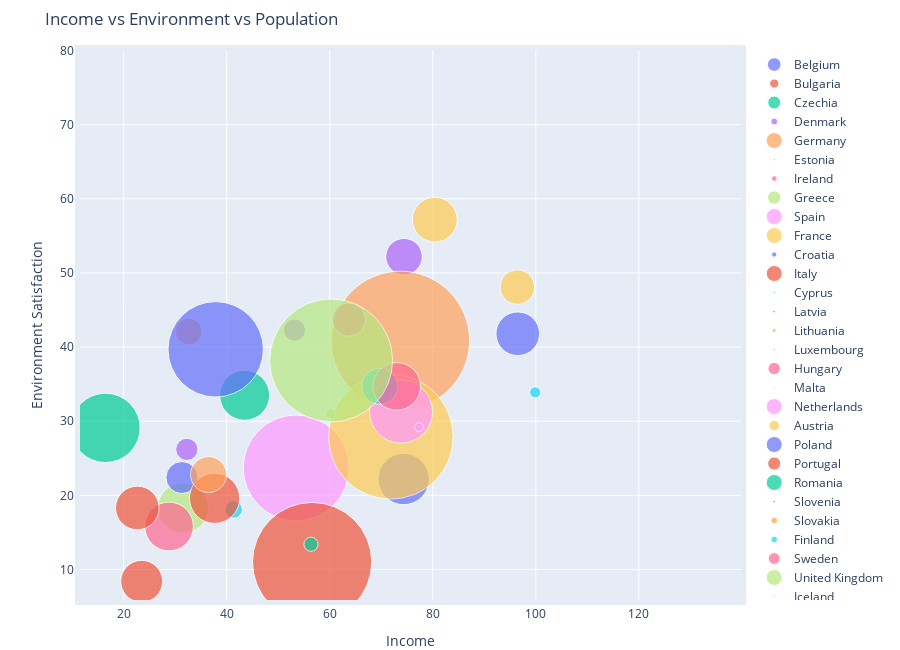

Notebook cell for this chart:
### Markdown cell above
#### Income vs Environment Satisfaction(bubble size = population)

### Code cell
import warnings
warnings.filterwarnings('ignore')


figure = bubbleplot(dataset = df, x_column='median_income', y_column='prct_env_satis_high', 
    bubble_column='country', size_column='total_pop', color_column='country',
    x_title="Income", y_title="Environment Satisfaction", title='Income vs Environment vs Population',
    x_logscale=False, scale_bubble=3, height=650)

iplot(figure, config={'scrollzoom': True})

### Figure 1 — Plotly figure (JSON) as saved in the notebook; plotly's stock layout.template omitted (floating-point values rounded to 4 significant figures)
{"data": [{"marker": {"size": [13.66], "sizemode": "area", "sizeref": 0.01037}, "mode": "markers", "name": "Belgium", "text": ["Belgium"], "type": "scatter", "x": [74.34], "y": [22.2]}, {"marker": {"size": [9.142], "sizemode": "area", "sizeref": 0.01037}, "mode": "markers", "name": "Bulgaria", "text": ["Bulgaria"], "type": "scatter", "x": [23.49], "y": [8.4]}, {"marker": {"size": [12.96], "sizemode": "area", "sizeref": 0.01037}, "mode": "markers", "name": "Czechia", "text": ["Czechia"], "type": "scatter", "x": [43.48], "y": [33.5]}, {"marker": {"size": [6.903], "sizemode": "area", "sizeref": 0.01037}, "mode": "markers", "name": "Denmark", "text": ["Denmark"], "type": "scatter", "x": [74.41], "y": [52.2]}, {"marker": {"size": [99.58], "sizemode": "area", "sizeref": 0.01037}, "mode": "markers", "name": "Germany", "text": ["Germany"], "type": "scatter", "x": [73.7], "y": [40.9]}, {"marker": {"size": [1.607], "sizemode": "area", "sizeref": 0.01037}, "mode": "markers", "name": "Estonia", "text": ["Estonia"], "type": "scatter", "x": [41.35], "y": [18.1]}, {"marker": {"size": [5.679], "sizemode": "area", "sizeref": 0.01037}, "mode": "markers", "name": "Ireland", "text": ["Ireland"], "type": "scatter", "x": [63.71], "y": [43.7]}, {"marker": {"size": [13.43], "sizemode": "area", "sizeref": 0.01037}, "mode": "markers", "name": "Greece", "text": ["Greece"], "type": "scatter", "x": [31.53], "y": [18.3]}, {"marker": {"size": [58.12], "sizemode": "area", "sizeref": 0.01037}, "mode": "markers", "name": "Spain", "text": ["Spain"], "type": "scatter", "x": [53.47], "y": [23.7]}, {"marker": {"size": [80.61], "sizemode": "area", "sizeref": 0.01037}, "mode": "markers", "name": "France", "text": ["France"], "type": "scatter", "x": [71.85], "y": [27.9]}, {"marker": {"size": [5.319], "sizemode": "area", "sizeref": 0.01037}, "mode": "markers", "name": "Croatia", "text": ["Croatia"], "type": "scatter", "x": [31.31], "y": [22.4]}, {"marker": {"size": [73.78], "sizemode": "area", "sizeref": 0.01037}, "mode": "markers", "name": "Italy", "text": ["Italy"], "type": "scatter", "x": [56.57], "y": [11.0]}, {"marker": {"size": [1.043], "sizemode": "area", "sizeref": 0.01037}, "mode": "markers", "name": "Cyprus", "text": ["Cyprus"], "type": "scatter", "x": [56.35], "y": [13.4]}, {"marker": {"size": [2.57], "sizemode": "area", "sizeref": 0.01037}, "mode": "markers", "name": "Latvia", "text": ["Latvia"], "type": "scatter", "x": [32.25], "y": [26.2]}, {"marker": {"size": [3.778], "sizemode": "area", "sizeref": 0.01037}, "mode": "markers", "name": "Lithuania", "text": ["Lithuania"], "type": "scatter", "x": [32.63], "y": [42.1]}, {"marker": {"size": [0.636], "sizemode": "area", "sizeref": 0.01037}, "mode": "markers", "name": "Luxembourg", "text": ["Luxembourg"], "type": "scatter", "x": [99.87], "y": [33.9]}, {"marker": {"size": [12.34], "sizemode": "area", "sizeref": 0.01037}, "mode": "markers", "name": "Hungary", "text": ["Hungary"], "type": "scatter", "x": [28.8], "y": [15.8]}, {"marker": {"size": [0.5182], "sizemode": "area", "sizeref": 0.01037}, "mode": "markers", "name": "Malta", "text": ["Malta"], "type": "scatter", "x": [60.15], "y": [31.0]}, {"marker": {"size": [20.68], "sizemode": "area", "sizeref": 0.01037}, "mode": "markers", "name": "Netherlands", "text": ["Netherlands"], "type": "scatter", "x": [73.83], "y": [31.3]}, {"marker": {"size": [10.43], "sizemode": "area", "sizeref": 0.01037}, "mode": "markers", "name": "Austria", "text": ["Austria"], "type": "scatter", "x": [80.39], "y": [57.2]}, {"marker": {"size": [47.23], "sizemode": "area", "sizeref": 0.01037}, "mode": "markers", "name": "Poland", "text": ["Poland"], "type": "scatter", "x": [37.86], "y": [39.7]}, {"marker": {"size": [13.11], "sizemode": "area", "sizeref": 0.01037}, "mode": "markers", "name": "Portugal", "text": ["Portugal"], "type": "scatter", "x": [37.65], "y": [19.6]}, {"marker": {"size": [24.98], "sizemode": "area", "sizeref": 0.01037}, "mode": "markers", "name": "Romania", "text": ["Romania"], "type": "scatter", "x": [16.46], "y": [29.1]}, {"marker": {"size": [2.545], "sizemode": "area", "sizeref": 0.01037}, "mode": "markers", "name": "Slovenia", "text": ["Slovenia"], "type": "scatter", "x": [53.14], "y": [42.3]}, {"marker": {"size": [6.7], "sizemode": "area", "sizeref": 0.01037}, "mode": "markers", "name": "Slovakia", "text": ["Slovakia"], "type": "scatter", "x": [36.47], "y": [22.8]}, {"marker": {"size": [6.673], "sizemode": "area", "sizeref": 0.01037}, "mode": "markers", "name": "Finland", "text": ["Finland"], "type": "scatter", "x": [69.68], "y": [34.7]}, {"marker": {"size": [11.77], "sizemode": "area", "sizeref": 0.01037}, "mode": "markers", "name": "Sweden", "text": ["Sweden"], "type": "scatter", "x": [73.01], "y": [34.7]}, {"marker": {"size": [78.43], "sizemode": "area", "sizeref": 0.01037}, "mode": "markers", "name": "United Kingdom", "text": ["United Kingdom"], "type": "scatter", "x": [60.26], "y": [38.2]}, {"marker": {"size": [0.3917], "sizemode": "area", "sizeref": 0.01037}, "mode": "markers", "name": "Iceland", "text": ["Iceland"], "type": "scatter", "x": [77.33], "y": [29.2]}, {"marker": {"size": [6.182], "sizemode": "area", "sizeref": 0.01037}, "mode": "markers", "name": "Norway", "text": ["Norway"], "type": "scatter", "x": [96.41], "y": [48.1]}, {"marker": {"size": [9.875], "sizemode": "area", "sizeref": 0.01037}, "mode": "markers", "name": "Switzerland", "text": ["Switzerland"], "type": "scatter", "x": [96.49], "y": [41.8]}, {"marker": {"size": [9.875], "sizemode": "area", "sizeref": 0.01037}, "mode": "markers", "name": "Turkey", "text": ["Turkey"], "type": "scatter", "x": [22.65], "y": [18.3]}], "layout": {"height": 650, "hovermode": "closest", "margin": {"b": 50, "pad": 5, "t": 50}, "showlegend": true, "title": {"text": "Income vs Environment vs Population"}, "xaxis": {"autorange": false, "range": [11.52, 139.8], "title": {"text": "Income"}}, "yaxis": {"autorange": false, "range": [5.88, 80.08], "title": {"text": "Environment Satisfaction"}}}}
